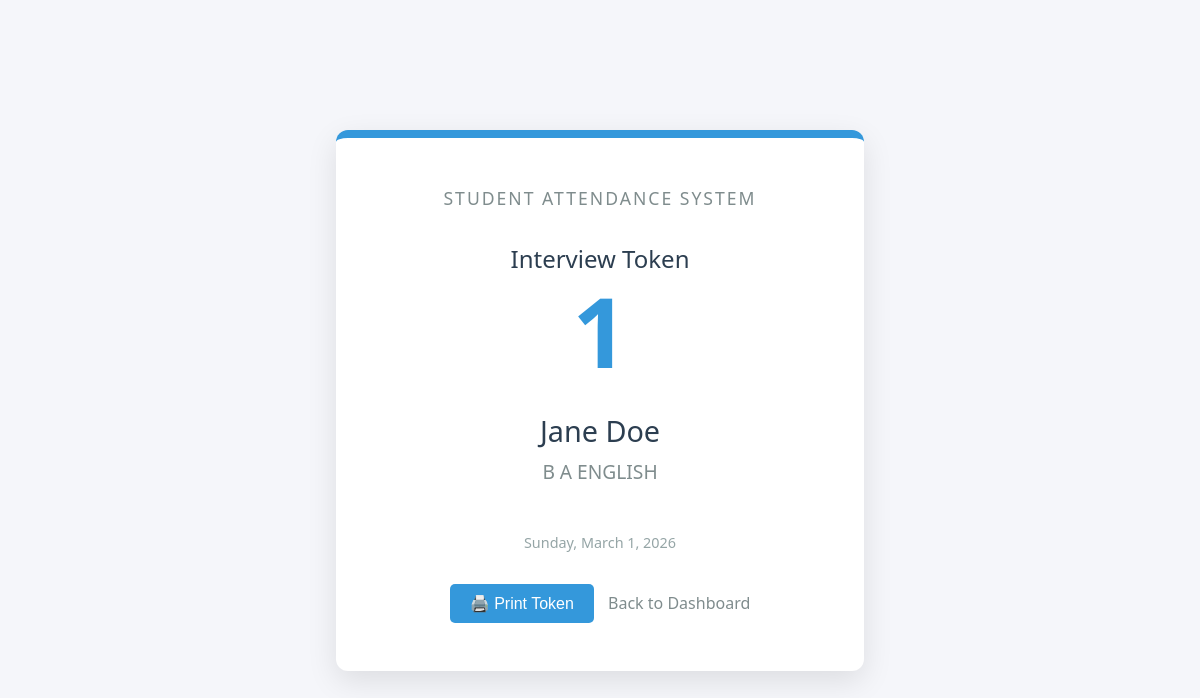
The app's page /enquiries/1/token/print/ with its own data.
### students/models.py (models this page shows, shortened)
class Enquiry(models.Model):
    STATUS_CHOICES = [
        ('Pending', 'Pending'),
        ('Token Generated', 'Token Generated'),
        ('Enrolled', 'Enrolled'),
        ('Rejected', 'Rejected'),
    ]
    name = models.CharField(max_length=100)
    phone = models.CharField(max_length=15)
    course = models.ForeignKey('Division', on_delete=models.SET_NULL, null=True, blank=True)
    district = models.CharField(max_length=100)
    status = models.CharField(max_length=20, choices=STATUS_CHOICES, default='Pending')
    token_number = models.IntegerField(null=True, blank=True)
    created_at = models.DateTimeField(auto_now_add=True)
    updated_at = models.DateTimeField(auto_now=True)
    class Meta:
        ordering = ['-created_at']
        verbose_name_plural = 'Enquiries'

class Division(models.Model):
    name = models.CharField(max_length=100, unique=True)
    description = models.TextField(blank=True)
    class Meta:
        ordering = ['name']

### students/views.py (the view)
# urls.py: path('enquiries/<int:pk>/token/print/', views.enquiry_token_print_view, name='enquiry_token_print'),
def enquiry_token_print_view(request, pk):
    from .models import Enquiry
    enquiry = get_object_or_404(Enquiry, pk=pk)
    return render(request, 'students/enquiry_token_print.html', {'enquiry': enquiry})

### students/templates/students/enquiry_token_print.html (shortened to what this page needs)
<!DOCTYPE html>
<html lang="en">
<head>
</head>
<body>
    <div class="token-card">
        <div class="institution-name">Student Attendance System</div>
        <div class="token-label">Interview Token</div>
        <h1 class="token-number">{{ enquiry.token_number }}</h1>
        <div class="candidate-name">{{ enquiry.name }}</div>
        <div class="candidate-course">{{ enquiry.course.name }}</div>
        <div class="date">{{ enquiry.updated_at|date:"l, F j, Y" }}</div>
        <div class="no-print" style="margin-top: 2rem;">
            <button onclick="window.print()" style="background: #3498db; color: white; border: none; padding: 10px 20px; border-radius: 5px; cursor: pointer; font-size: 1rem; margin-right: 10px;">🖨️ Print Token</button>
            <a href="{% url 'students:enquiry_list' %}" style="color: #7f8c8d; text-decoration: none;">Back to Dashboard</a>
        </div>
    </div>
</body>
</html>

### students/templates/students/enquiry_token_print.html (style rules this page uses)
body { font-family: 'Segoe UI', Tahoma, Geneva, Verdana, sans-serif; display: flex; justify-content: center; align-items: center; height: 100vh; margin: 0; background-color: #f5f6fa; }
.token-card { background: white; padding: 3rem 4rem; border-radius: 12px; box-shadow: 0 10px 30px rgba(0,0,0,0.1); text-align: center; max-width: 400px; width: 100%; border-top: 8px solid #3498db; }
.institution-name { color: #7f8c8d; font-size: 1.1rem; text-transform: uppercase; letter-spacing: 2px; margin-bottom: 2rem; }
.token-label { color: #2c3e50; font-size: 1.5rem; margin-bottom: 0.5rem; }
.token-number { font-size: 6rem; font-weight: bold; color: #3498db; margin: 0; line-height: 1; }
.candidate-name { font-size: 1.8rem; color: #2c3e50; margin-top: 2rem; margin-bottom: 0.5rem; }
.candidate-course { color: #7f8c8d; font-size: 1.2rem; }
.date { margin-top: 3rem; color: #95a5a6; font-size: 0.9rem; }

### records on screen
Enquiry: token_number "1", name "Jane Doe", course.name "B A ENGLISH", updated_at "Sunday, March 1, 2026"
